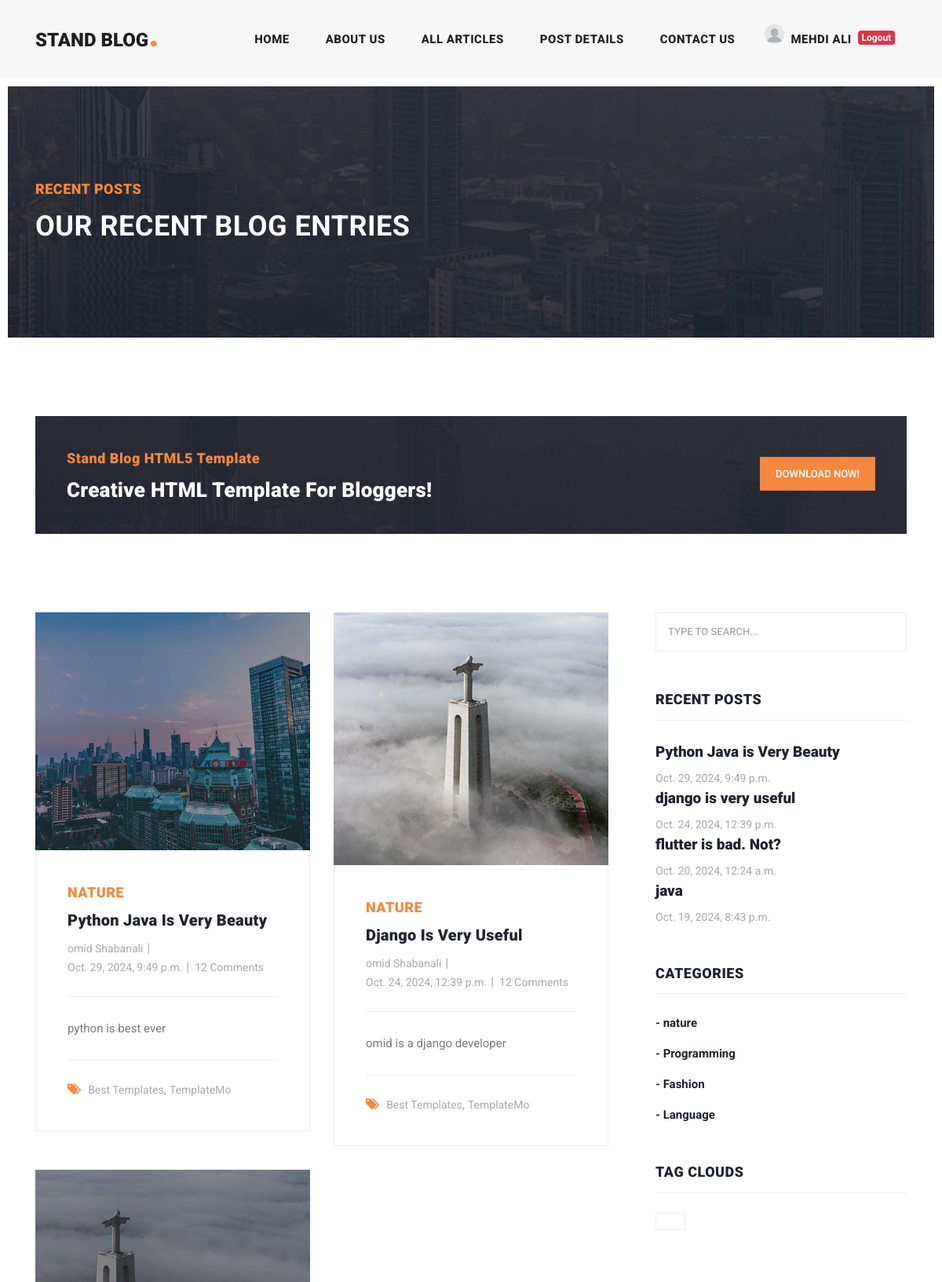
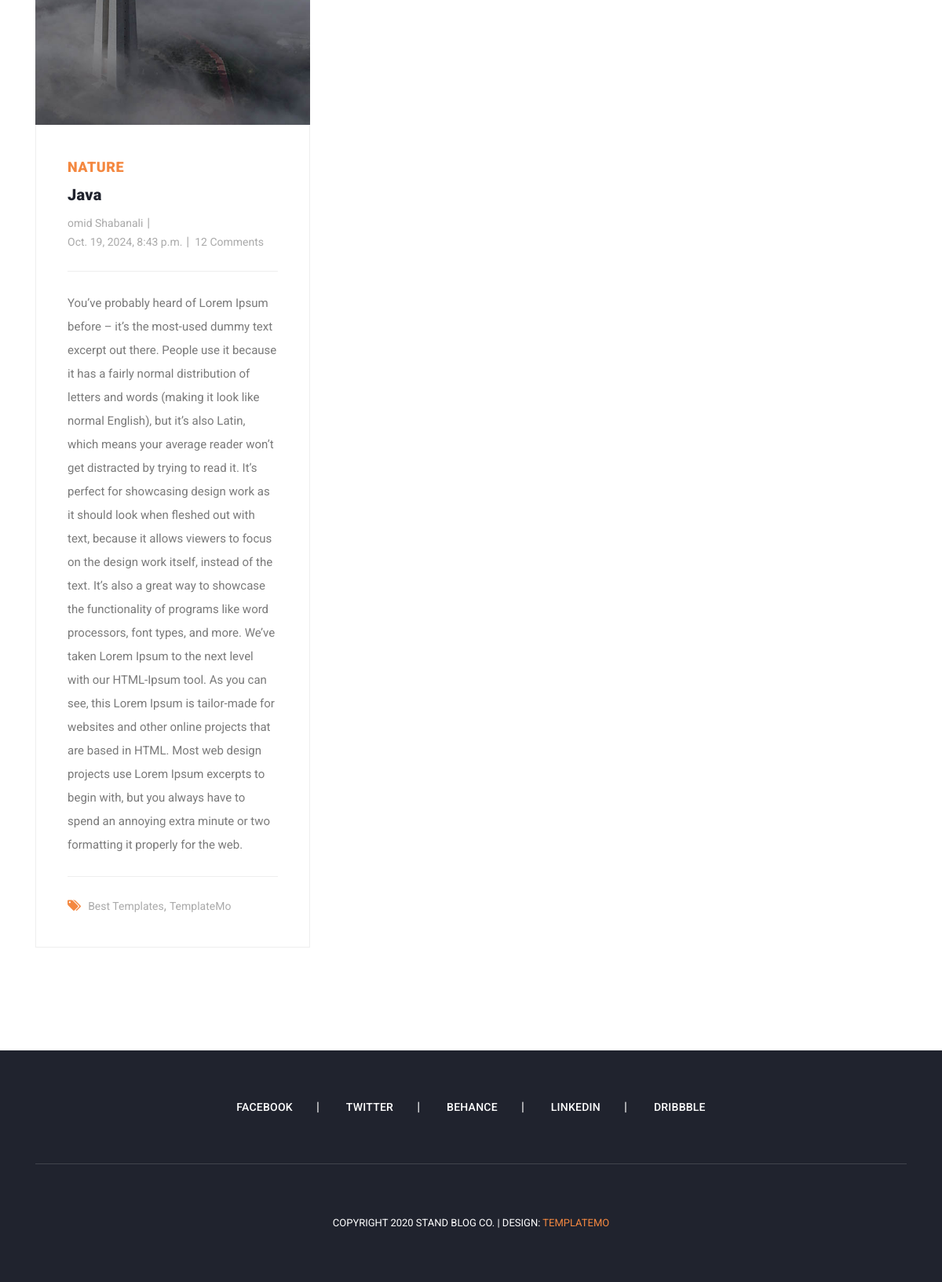
/articles/category/1 (signed in), run on the app's committed database (2 pictures, top to bottom).
### blog/models.py (models this page shows, shortened)
class Article(models.Model):
    CHOICES = (
        ('A', 'پایتون'),
        ('B', 'جنگو')
    )
    author = models.ForeignKey(User, on_delete=models.CASCADE, related_name='articles')
    category = models.ManyToManyField(Category, related_name='articles')
    title = models.CharField(max_length=70)
    body = models.TextField()
    image = models.ImageField(upload_to='images/articles')
    created = models.DateTimeField(auto_now_add=True)
    updated = models.DateTimeField(auto_now=True)
    myfile = models.FileField(upload_to='test', null=True)
    status = models.BooleanField(default=True)
    published = models.BooleanField(default=True)
    objects = models.Manager()
    custom_manager = ArticleManager()
    slug = models.SlugField(blank=True, unique=True)
    class Meta:
        ordering = ('-created',)

class Category(models.Model):
    title = models.CharField(max_length=100)
    created = models.DateTimeField(auto_now_add=True)
    def __str__(self):
        return self.title

### blog/views.py (the view)
# urls.py: path('category/<int:pk>', views.category_detail, name='category_detail'),
def category_detail(request, pk=None):
    category = get_object_or_404(Category, id=pk)
    articles = category.articles.all()
    return render(request, "blog/articles_list.html", {'articles': articles})

### context_processors/context_processors.py (called while the page is built)
def recent_articles(request):
    recent_articles = Article.objects.order_by('-created')
    categories = Category.objects.all()
    return {'recent_articles': recent_articles, 'categories':categories}

### blog/templates/blog/articles_list.html (shortened to what this page needs)
{% extends 'base.html' %}
{% load static %}
{% block content %}
    <div class="heading-page header-text">
        <section class="page-heading">
            <div class="container">
                <div class="row">
                    <div class="col-lg-12">
                        <div class="text-content">
                            <h4>Recent Posts</h4>
                            <h2>Our Recent Blog Entries</h2>
                        </div>
                    </div>
                </div>
            </div>
        </section>
    </div>
    <section class="call-to-action">
        <div class="container">
            <div class="row">
                <div class="col-lg-12">
                    <div class="main-content">
                        <div class="row">
                            <div class="col-lg-8">
                                <span>Stand Blog HTML5 Template</span>
                                <h4>Creative HTML Template For Bloggers!</h4>
                            </div>
                            <div class="col-lg-4">
                                <div class="main-button">
                                    <a href="https://templatemo.com/tm-551-stand-blog" target="_parent">Download
                                        Now!</a>
                                </div>
                            </div>
                        </div>
                    </div>
                </div>
            </div>
        </div>
    </section>
    <section class="blog-posts grid-system">
        <div class="container">
            <div class="row">
                <div class="col-lg-8">
                    <div class="all-blog-posts">
                        <div class="row">
                            {% for article in articles %}
                                <div class="col-lg-6">
                                    <div class="blog-post">
                                        <div class="blog-thumb">
                                            <img src="{{ article.image.url }}" alt="">
                                        </div>
                                        <div class="down-content">
                                            <span>{{ article.category.all.first }}</span>
                                            <a href="post-details.html"><h4>{{ article.title }}</h4></a>
                                            <ul class="post-info">
                                                <li><a href="#">{{ article.author.get_full_name }}</a></li>
                                                <li><a href="#">{{ article.created }}</a></li>
                                                <li><a href="#">12 Comments</a></li>
                                            </ul>
                                            <p>{{ article.body }}</p>
                                            <div class="post-options">
                                                <div class="row">
                                                    <div class="col-lg-12">
                                                        <ul class="post-tags">
                                                            <li><i class="fa fa-tags"></i></li>
                                                            <li><a href="#">Best Templates</a>,</li>
                                                            <li><a href="#">TemplateMo</a></li>
                                                        </ul>
                                                    </div>
                                                </div>
                                            </div>
                                        </div>
                                    </div>
                                </div>
                            {% endfor %}
                            <div class="col-lg-12">
                            </div>
                        </div>
                    </div>
                </div>
                {% include "includes/sidebar.html" %}
            </div>
        </div>
    </section>
{% endblock %}

### templates/includes/header.html (shortened to what this page needs)
{% load static %}
<header class="">
    <nav class="navbar navbar-expand-lg">
        <div class="container">
            <a class="navbar-brand" href="{% url 'home_app:home' %}"><h2>Stand Blog<em>.</em></h2></a>
            <div class="collapse navbar-collapse" id="navbarResponsive">
                <ul class="navbar-nav ml-auto">
                    <li class="nav-item {% if request.resolver_match.url_name == 'home' %}active{% endif %}">
                        <a class="nav-link" href="{% url "home_app:home" %}">Home
                        </a>
                    </li>
                    <li class="nav-item">
                        <a class="nav-link" href="about.html">About Us</a>
                    </li>
                    <li class="nav-item {% if request.resolver_match.url_name == 'article_list' %}active{% endif %}">
                        <a class="nav-link" href="{% url "blog:article_list" %}">All Articles</a>
                    </li>
                    <li class="nav-item">
                        <a class="nav-link" href="post-details.html">Post Details</a>
                    </li>
                    <li class="nav-item">
                        <a class="nav-link" href="{% url 'blog:contact_us' %}">Contact Us</a>
                    </li>
                    <li class="nav-item">
                        {% if request.user.is_authenticated %}
                            <div class="d-flex">
                                {% if request.user.first_name %}
                                    {% if user.profile.image %}
                                        <span><img src="{{ user.profile.image.url }}" width="25px" height="25px"
                                                   style="border-radius: 100%" alt=""></span>
                                    {% else %}
                                        <span><img src="{% static 'images/icons/index.png' %}" width="25px"
                                                   height="25px" style="border-radius: 100%" alt=""></span>
                                    {% endif %}
                                    <a class="nav-link"
                                       href="">{{ request.user.first_name }} {{ request.user.last_name }}</a>
                                {% else %}
                                    <a class="nav-link" href="">{{ request.user.username }}</a>
                                {% endif %}
                                <a href="{% url 'account:logout' %}"><span class="badge badge-danger mt-2">Logout</span></a>
                            </div>
                        {% else %}
                            <div class="d-flex">
                                <a class="nav-link" href="{% url 'account:login' %}">Login</a><span
                                    class="mt-2">/</span>
                                <a class="nav-link" href="{% url 'account:register' %}">Register</a>
                            </div>
                        {% endif %}
                    </li>
                </ul>
            </div>
        </div>
    </nav>
</header>

### templates/includes/sidebar.html
<div class="col-lg-4">
    <div class="sidebar">
        <div class="row">
            <div class="col-lg-12">
                <div class="sidebar-item search">
                    <form id="search_form" name="gs" method="GET" action="{% url "blog:search_articles" %}">
                        <input type="text" name="q" class="searchText" placeholder="type to search..."
                               autocomplete="on">
                    </form>
                </div>
            </div>
            <div class="col-lg-12">
                <div class="sidebar-item recent-posts">
                    <div class="sidebar-heading">
                        <h2>Recent Posts</h2>
                    </div>
                    <div class="content">
                        <ul>
                            <li><a href="post-details.html">
                                   {% for article in recent_articles %}
                                        <h5>{{ article.title }}</h5>
                                        <span>{{ article.created }}</span>
                                   {% endfor %}
                            </a></li>
                        </ul>
                    </div>
                </div>
            </div>
            <div class="col-lg-12">
                <div class="sidebar-item categories">
                    <div class="sidebar-heading">
                        <h2>Categories</h2>
                    </div>
                    <div class="content">
                        <ul>
                            {% for cat in categories %}
                                <li><a href="{% url "blog:category_detail" cat.id %}">- {{ cat.title }}</a></li>
                            {% endfor %}
                        </ul>
                    </div>
                </div>
            </div>
            <div class="col-lg-12">
                <div class="sidebar-item tags">
                    <div class="sidebar-heading">
                        <h2>Tag Clouds</h2>
                    </div>
                    <div class="content">
                        <ul>
                            <li><a href="#">{{ name }}</a></li>
                        </ul>
                    </div>
                </div>
            </div>
        </div>
    </div>
</div>

### data on the page
Article: image (picture), category.all.first "NATURE", title "Python Java Is Very Beauty", author.get_full_name "omid Shabanali", created "Oct. 29, 2024, 9:49 p.m.", body "python is best ever", title "Python Java is Very Beauty"
Article: image (picture), category.all.first "NATURE", title "Django Is Very Useful", author.get_full_name "omid Shabanali", created "Oct. 24, 2024, 12:39 p.m.", body "omid is a django developer", title "django is very useful"
Article: image (picture), category.all.first "NATURE", title "Java", author.get_full_name "omid Shabanali", created "Oct. 19, 2024, 8:43 p.m.", body "You’ve probably heard of Lorem Ipsum before – it’s the most-used dummy text excerpt out there. People use it because it has a fairly normal distribution of letters and words (making it look like normal English), but it’s also Latin, which means your average reader won’t get distracted by trying to read it. It’s perfect for showcasing design work as it should look when fleshed out with text, because it allows viewers to focus on the design work itself, instead of the text. It’s also a great way to showcase the functionality of programs like word processors, font types, and more. We’ve taken Lorem Ipsum to the next level with our HTML-Ipsum tool. As you can see, this Lorem Ipsum is…", title "java"
Article: title "flutter is bad. Not?", created "Oct. 20, 2024, 12:24 a.m."
Category: title "nature"
Category: title "Programming"
Category: title "Fashion"
Category: title "Language"

### other printed values
{{ request.user.first_name }} "MEHDI ALI"
